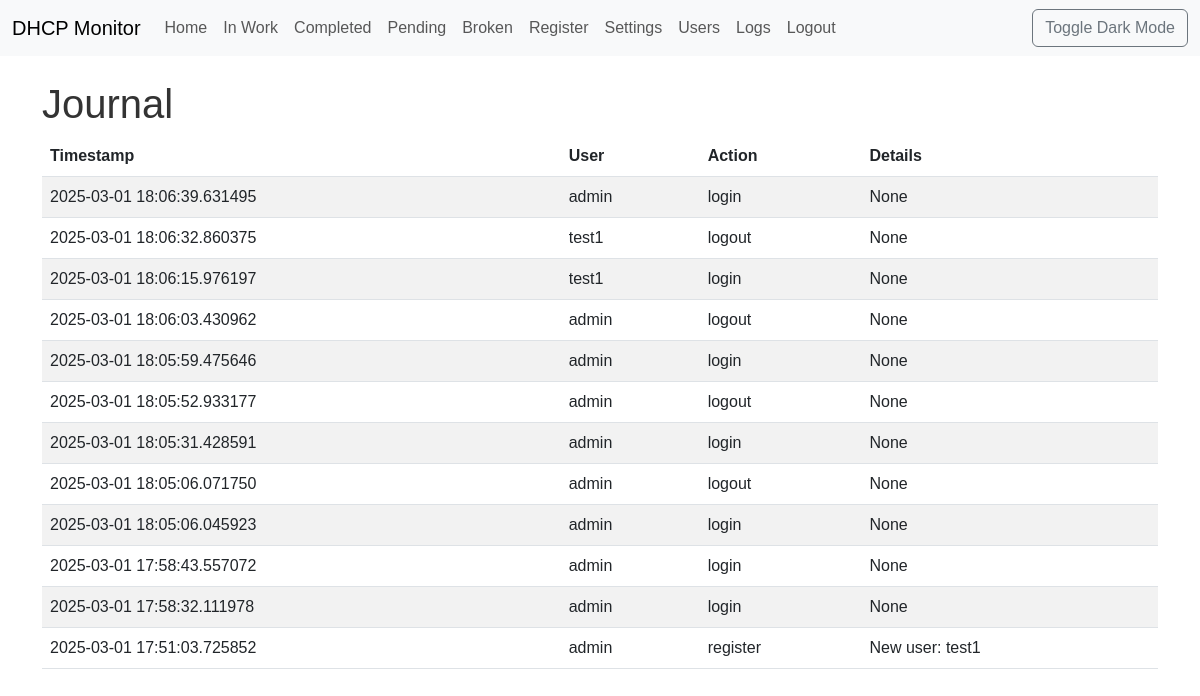
Screenshot of /logs (signed in) with the database file from the repository.
### app/models.py (models this page shows, shortened)
class Journal(db.Model):
    __tablename__ = 'journal'
    id = db.Column(db.Integer, primary_key=True)
    timestamp = db.Column(db.DateTime, index=True, default=datetime.utcnow)
    user_id = db.Column(db.Integer, db.ForeignKey('users.id'))
    action = db.Column(db.String(128))
    details = db.Column(db.Text)
    user = db.relationship('User', back_populates='journal_entries')

class User(UserMixin, db.Model):
    __tablename__ = 'users'
    id = db.Column(db.Integer, primary_key=True)
    username = db.Column(db.String(64), unique=True, index=True, nullable=False)
    password_hash = db.Column(db.String(128), nullable=False)
    role = db.Column(db.String(64), nullable=False, default='tester')  # 'admin', 'tester'
    first_name = db.Column(db.String(64))
    last_name = db.Column(db.String(64))
    last_seen = db.Column(db.DateTime, default=datetime.utcnow)
    leases = db.relationship('Lease', backref='taken_user', lazy='dynamic', foreign_keys='Lease.taken_by_id')
    groups = db.relationship('Group', secondary=user_groups, lazy='subquery',
                            backref=db.backref('users', lazy=True)) # Связь с группами
    journal_entries = db.relationship('Journal', back_populates='user', lazy='dynamic')

### app/journal.py (the view)
@journal_bp.route('/logs')
@login_required
def view_logs():
    if current_user.role != 'admin':
        flash('You do not have permission to access this page.', 'danger')
        return redirect(url_for('main.index'))
    logs = db.session.query(Journal).order_by(Journal.timestamp.desc()).all()  # Используем db.session.query
    return render_template('journal/logs.html', logs=logs)

### app/models.py (called while the page is built)
@login_manager.user_loader
def load_user(user_id):
    return User.query.get(int(user_id))

### app/templates/journal/logs.html
{% extends "base.html" %}
{% block content %}
    <h1>Journal</h1>
    <table class="table table-striped">
        <thead>
            <tr>
                <th>Timestamp</th>
                <th>User</th>
                <th>Action</th>
                <th>Details</th>
            </tr>
        </thead>
        <tbody>
            {% for entry in logs %}
                <tr>
                    <td>{{ entry.timestamp }}</td>
                    <td>{{ entry.user.username }}</td>
                    <td>{{ entry.action }}</td>
                    <td>{{ entry.details }}</td>
                </tr>
            {% endfor %}
        </tbody>
    </table>
{% endblock %}

### app/templates/base.html (shortened to what this page needs)
<!DOCTYPE html>
<html lang="en">
<head>
  <link href="https://cdn.jsdelivr.net/npm/bootstrap@5.3.0/dist/css/bootstrap.min.css" rel="stylesheet">
  <link rel="stylesheet" href="{{ url_for('static', filename='css/style.css') }}">
</head>
<body class="{{ 'dark-mode' if dark_mode else '' }}">
  <nav class="navbar navbar-expand-lg navbar-light bg-light">
    <div class="container-fluid">
      <a class="navbar-brand" href="{{ url_for('main.index') }}">DHCP Monitor</a>
      <div class="collapse navbar-collapse" id="navbarNav">
        <ul class="navbar-nav">
          <li class="nav-item">
            <a class="nav-link" href="{{ url_for('main.index') }}">Home</a>
          </li>
          <li class="nav-item">
            <a class="nav-link" href="{{ url_for('main.in_work') }}">In Work</a>
          </li>
          <li class="nav-item">
            <a class="nav-link" href="{{ url_for('main.completed') }}">Completed</a>
          </li>
          <li class="nav-item">
            <a class="nav-link" href="{{ url_for('main.pending') }}">Pending</a>
          </li>
          <li class="nav-item">
            <a class="nav-link" href="{{ url_for('main.broken') }}">Broken</a>
          </li>
          {% if current_user.is_authenticated %}
            {% if current_user.role == 'admin' %}
              <li class="nav-item">
                <a class="nav-link" href="{{ url_for('auth.register') }}">Register</a>
              </li>
            {% endif %}
            <li class="nav-item">
              <a class="nav-link" href="{{ url_for('main.settings') }}">Settings</a>
            </li>
            <li class="nav-item">
              <a class="nav-link" href="{{ url_for('users.user_list') }}">Users</a>
            </li>
            <li class="nav-item">
              <a class="nav-link" href="{{ url_for('journal.view_logs') }}">Logs</a>
            </li>
            <li class="nav-item">
              <a class="nav-link" href="{{ url_for('auth.logout') }}">Logout</a>
            </li>
          {% else %}
            <li class="nav-item">
              <a class="nav-link" href="{{ url_for('auth.login') }}">Login</a>
            </li>
          {% endif %}
        </ul>
        <ul class="navbar-nav ms-auto">
          <li class="nav-item">
            <button id="dark-mode-toggle" class="btn btn-outline-secondary">Toggle Dark Mode</button>
          </li>
        </ul>
      </div>
    </div>
  </nav>
  <div class="container mt-4">
    {% block content %}{% endblock %}
  </div>
</body>
</html>

### app/static/css/style.css (style rules this page uses)
body { font-family: sans-serif; transition: background-color 0.3s, color 0.3s; }
body { background-color: #fff; color: #333; }
.table-striped > tbody > tr:nth-of-type(odd) > * { --bs-table-accent-bg: var(--bs-table-striped-bg); }
table.table td { word-break: break-word; }

### rows the page displays
Journal: timestamp "2025-03-01 18:06:39.631495", user.username "admin", action "login", details "None"
Journal: timestamp "2025-03-01 18:06:32.860375", user.username "test1", action "logout", details "None"
Journal: timestamp "2025-03-01 18:06:15.976197", user.username "test1", action "login", details "None"
Journal: timestamp "2025-03-01 18:06:03.430962", user.username "admin", action "logout", details "None"
Journal: timestamp "2025-03-01 18:05:59.475646", user.username "admin", action "login", details "None"
Journal: timestamp "2025-03-01 18:05:52.933177", user.username "admin", action "logout", details "None"
Journal: timestamp "2025-03-01 18:05:31.428591", user.username "admin", action "login", details "None"
Journal: timestamp "2025-03-01 18:05:06.071750", user.username "admin", action "logout", details "None"
Journal: timestamp "2025-03-01 18:05:06.045923", user.username "admin", action "login", details "None"
Journal: timestamp "2025-03-01 17:58:43.557072", user.username "admin", action "login", details "None"
Journal: timestamp "2025-03-01 17:58:32.111978", user.username "admin", action "login", details "None"
Journal: timestamp "2025-03-01 17:51:03.725852", user.username "admin", action "register", details "New user: test1"
